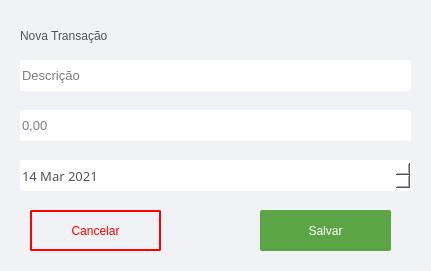
<?xml version="1.0" encoding="UTF-8"?>
<ui version="4.0">
 <class>MainTrasaction</class>
 <widget class="QMainWindow" name="MainTrasaction">
  <property name="geometry">
   <rect>
    <x>0</x>
    <y>0</y>
    <width>431</width>
    <height>271</height>
   </rect>
  </property>
  <property name="minimumSize">
   <size>
    <width>431</width>
    <height>271</height>
   </size>
  </property>
  <property name="maximumSize">
   <size>
    <width>431</width>
    <height>271</height>
   </size>
  </property>
  <property name="font">
   <font>
    <family>Montserrat</family>
   </font>
  </property>
  <property name="windowTitle">
   <string>Nova Transação</string>
  </property>
  <property name="windowIcon">
   <iconset>
    <normaloff>../imagens, icones/icone_frmprincipal.png</normaloff>../imagens, icones/icone_frmprincipal.png</iconset>
  </property>
  <property name="styleSheet">
   <string notr="true">background-color: rgb(240, 242, 245);</string>
  </property>
  <widget class="QWidget" name="centralwidget">
   <widget class="QLabel" name="label">
    <property name="geometry">
     <rect>
      <x>20</x>
      <y>20</y>
      <width>201</width>
      <height>31</height>
     </rect>
    </property>
    <property name="styleSheet">
     <string notr="true">color: rgb(84,84,84);
font: 18pt &quot;Montserrat&quot;;</string>
    </property>
    <property name="text">
     <string>Nova Transação</string>
    </property>
   </widget>
   <widget class="QLineEdit" name="textdescricao">
    <property name="geometry">
     <rect>
      <x>20</x>
      <y>60</y>
      <width>391</width>
      <height>31</height>
     </rect>
    </property>
    <property name="font">
     <font>
      <pointsize>10</pointsize>
     </font>
    </property>
    <property name="styleSheet">
     <string notr="true">background-color: rgb(255, 255, 255); border-radius: 2px;
</string>
    </property>
    <property name="placeholderText">
     <string>Descrição</string>
    </property>
   </widget>
   <widget class="QLineEdit" name="textvalor">
    <property name="geometry">
     <rect>
      <x>20</x>
      <y>110</y>
      <width>391</width>
      <height>31</height>
     </rect>
    </property>
    <property name="font">
     <font>
      <pointsize>10</pointsize>
     </font>
    </property>
    <property name="styleSheet">
     <string notr="true">background-color: rgb(255, 255, 255);
border-radius: 2px;
</string>
    </property>
    <property name="placeholderText">
     <string>0,00</string>
    </property>
   </widget>
   <widget class="QDateEdit" name="textdata">
    <property name="geometry">
     <rect>
      <x>20</x>
      <y>160</y>
      <width>391</width>
      <height>31</height>
     </rect>
    </property>
    <property name="font">
     <font>
      <family>Montserrat</family>
      <pointsize>10</pointsize>
     </font>
    </property>
    <property name="styleSheet">
     <string notr="true">background-color: rgb(255, 255, 255);
border-radius: 2px;
color: rgb(84,84,84);
</string>
    </property>
    <property name="date">
     <date>
      <year>2021</year>
      <month>3</month>
      <day>14</day>
     </date>
    </property>
   </widget>
   <widget class="QPushButton" name="btnsalvar">
    <property name="geometry">
     <rect>
      <x>260</x>
      <y>210</y>
      <width>131</width>
      <height>41</height>
     </rect>
    </property>
    <property name="cursor">
     <cursorShape>PointingHandCursor</cursorShape>
    </property>
    <property name="styleSheet">
     <string notr="true">QPushButton {
background-color: rgb(91, 165, 70);
color: white;
border-radius: 2px
}

QPushButton:hover {
background-color: rgb(101, 175, 80);
color: white;
border-radius: 2px
}
</string>
    </property>
    <property name="text">
     <string>Salvar</string>
    </property>
   </widget>
   <widget class="QPushButton" name="btncancelar">
    <property name="geometry">
     <rect>
      <x>30</x>
      <y>210</y>
      <width>131</width>
      <height>41</height>
     </rect>
    </property>
    <property name="cursor">
     <cursorShape>PointingHandCursor</cursorShape>
    </property>
    <property name="styleSheet">
     <string notr="true">QPushButton {
	background-color: rgb(240, 242, 245);
	color: rgb(255, 0, 0);
	border: 2px solid rgb(255,0,0);
	border-radius: 2px;
}

QPushButton:hover {
	
	background-color: rgb(240, 242, 245);
	color: rgb(255,99,71);
	border: 2px solid rgb(255,99,71);
	border-radius: 2px;
}

</string>
    </property>
    <property name="text">
     <string>Cancelar</string>
    </property>
   </widget>
   <widget class="QLabel" name="lblerror">
    <property name="geometry">
     <rect>
      <x>20</x>
      <y>141</y>
      <width>261</width>
      <height>16</height>
     </rect>
    </property>
    <property name="styleSheet">
     <string notr="true">color: rgb(240, 242, 245);</string>
    </property>
    <property name="text">
     <string>TextLabel</string>
    </property>
   </widget>
  </widget>
 </widget>
 <resources/>
 <connections/>
</ui>
